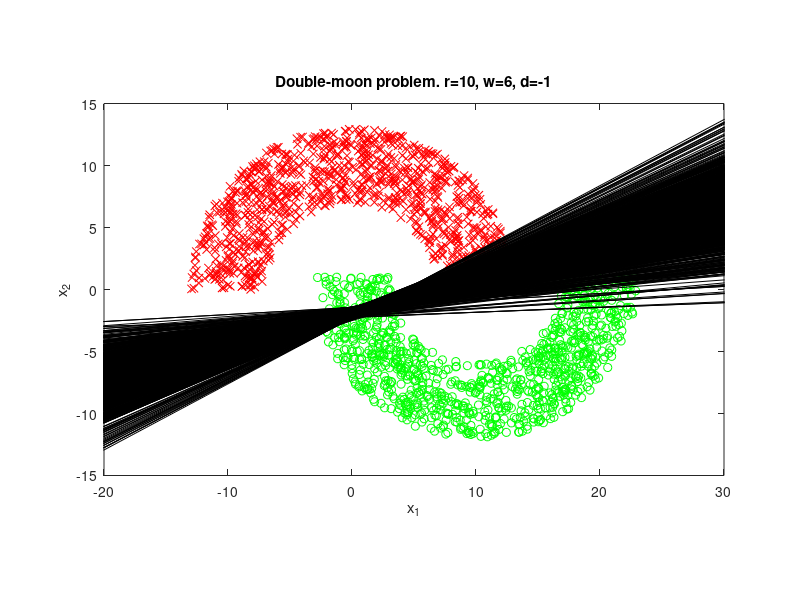

MATLAB code to generate this figure:
% Use the Least Mean Squares (LMS) algorithm to solve the double-moon
% classification problem.

% Copyright (c) 2012 Jaakko Luttinen
% MIT License

function ex04_03(d, R, w, N)

% Parameters of the double-moon problem
if nargin < 1
  d = -1;  % distance (positive->linear / negative->nonlinear separability)
end
if nargin < 2
  R = 10;  % radius
end
if nargin < 3
  w = 6;   % width
end
if nargin < 4
  N = 1000; % number of data for each moon
end

%
%  Create data distributed uniformly on the moons
%

% Bounds for the radius
min_r = R - w/2;
max_r = R + w/2;
% In order to get the uniform distribution, the distribution for the radius 
% is a bit tricky (weigh the larger radiuses more because of the larger area)
r = sqrt( rand(2*N,1) * (max_r^2-min_r^2) + min_r^2 );
% Angle is uniformly distributed, [0,pi] for the upper moon and [pi,2pi] for
% the lower moon.
theta = rand(2*N,1) * pi;
theta(N+1:2*N) = theta(N+1:2*N) + pi;
% Transform polar coordinates to Euclidean coordinates
y = [r.*cos(theta), r.*sin(theta)];
y1 = y(1:N,:);
y2 = y(N+1:2*N,:);
% Displace the lower moon
y2 = bsxfun(@plus, y2, [R,-d]);

%
% Show the data
%

figure
plot(y1(:,1), y1(:,2), 'rx')
hold on
plot(y2(:,1), y2(:,2), 'go')
set(gca, 'DataAspectRatio', [1,1,1])
title(sprintf('Double-moon problem. r=%g, w=%g, d=%g', R,w,d));
xlabel('x_1')
ylabel('x_2')

%
% Run LMS
%

% Classification labels
d = [1*ones(N,1);
     -1*ones(N,1)];
% Inputs
u = [y1;
     y2];
% Add bias term to inputs
u = [u, ones(2*N,1)];
% Randomize the order of the data
perm = randperm(2*N);
d = d(perm);
u = u(perm,:);
% Run LMS
w = lms_classify(d, u)

%
% Show the results
%

% Draw the decision boundary
xl = xlim(); xlim(xl);
yl = ylim(); ylim(yl);
k = -w(N+1:end,1)./w(N+1:end,2);
b = -w(N+1:end,3)./w(N+1:end,2);
plot([-100;100], ...
     [-100*k'+b'; 100*k'+b'], ...
     'k-');

% Draw w values during the iteration
%figure
%plot(w(:,1), w(:,2), 'k.')

%figure, plot(w(end,:)*[y1,ones(N,1)]');
%figure, plot(w(end,:)*[y2,ones(N,1)]');

function w = lms_classify(d, u)

% Number of data (or iterations) and dimensions
[N,M] = size(u);

% Allocate memory
w = zeros(N,M); % Estimated parameter
e = zeros(N); % Errors

% Try different values for the learning parameter mu
mu0 = 0.01; % 0.001, 0.01, 0.1, 1
tau = 100;

% LMS algorithm: Estimate the parameter
w(1,:) = randn(1,M); % Initial parameter value
for n=1:(N-1)
  % Search-then-converge update scheme
  mu = mu0 / (1+n/tau);
  % Error: Linear fit error from wrong classifications
  dh = w(n,:)*u(n,:)';
  wrong = sign(dh) ~= d(n);
  e(n) = -wrong * dh;
  % Error: Linear fit error from all data
  e(n) = d(n) - w(n,:)*u(n,:)';      
  % LMS update parameter estimate
  w(n+1,:) = w(n,:) + mu*e(n)*u(n,:); 
  % Or: Normalized LMS update (with regularization 0.1)
  %w(n+1,:) = w(n,:) + mu*e(n).*u(n,:) / (0.01+u(n,:)*u(n,:)'); 
  %w(n+1,:) = w(n+1,:) / norm(w(n+1,:));
end

